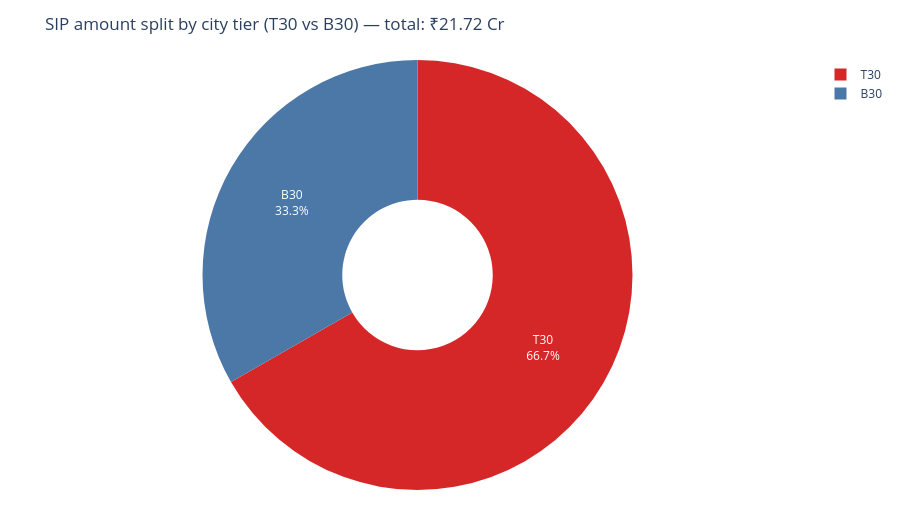

Notebook code for this chart:
### Code cell
# --- 2) Pie chart: T30 vs B30 city tier split ---
tier_order = ['T30', 'B30']
tier_df = df_sip.loc[df_sip['city_tier'].isin(tier_order)].copy()
tier_agg = (
    tier_df.groupby('city_tier', as_index=False)['amount_cr']
    .sum()
    .set_index('city_tier')
    .reindex(tier_order)
    .reset_index()
)
tier_agg['amount_cr'] = tier_agg['amount_cr'].fillna(0.0)

fig_pie = go.Figure()

fig_pie.add_trace(
    go.Pie(
        labels=tier_agg['city_tier'],
        values=tier_agg['amount_cr'],
        hole=0.35,
        sort=False,
        textinfo='percent+label',
        hovertemplate='City tier=%{label}<br>SIP=%{value:,.2f} Cr<extra></extra>',
        marker=dict(colors=['#d62728', '#4c78a8']),
    )
)

total_cr = float(tier_agg['amount_cr'].sum())
fig_pie.update_layout(
    title=f'SIP amount split by city tier (T30 vs B30) — total: ₹{total_cr:,.2f} Cr',
    template='plotly_white',
    height=520,
    margin=dict(l=30, r=30, t=60, b=30),
)

fig_pie.show()

### Figure 1 — Plotly figure (JSON) as saved in the notebook; plotly's stock layout.template omitted (floating-point values rounded to 4 significant figures)
{"data": [{"hole": 0.35, "hovertemplate": "City tier=%{label}<br>SIP=%{value:,.2f} Cr<extra></extra>", "labels": ["T30", "B30"], "marker": {"colors": ["#d62728", "#4c78a8"]}, "sort": false, "textinfo": "percent+label", "type": "pie", "values": [14.49, 7.23]}], "layout": {"height": 520, "margin": {"b": 30, "l": 30, "r": 30, "t": 60}, "title": {"text": "SIP amount split by city tier (T30 vs B30) — total: ₹21.72 Cr"}}}
